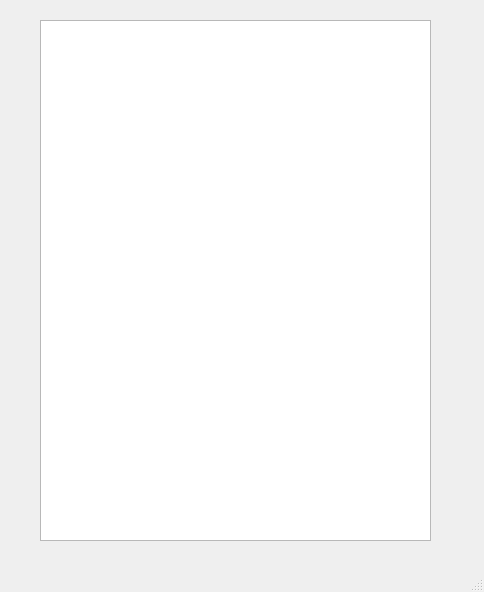
<?xml version="1.0" encoding="UTF-8"?>
<ui version="4.0">
 <class>HttpServer</class>
 <widget class="QMainWindow" name="HttpServer">
  <property name="geometry">
   <rect>
    <x>0</x>
    <y>0</y>
    <width>484</width>
    <height>592</height>
   </rect>
  </property>
  <property name="windowTitle">
   <string>HttpServer</string>
  </property>
  <widget class="QWidget" name="centralwidget">
   <widget class="QTextEdit" name="textEdit">
    <property name="geometry">
     <rect>
      <x>40</x>
      <y>20</y>
      <width>391</width>
      <height>521</height>
     </rect>
    </property>
   </widget>
  </widget>
  <widget class="QMenuBar" name="menubar">
   <property name="geometry">
    <rect>
     <x>0</x>
     <y>0</y>
     <width>484</width>
     <height>22</height>
    </rect>
   </property>
  </widget>
  <widget class="QStatusBar" name="statusbar"/>
 </widget>
 <resources/>
 <connections/>
</ui>
